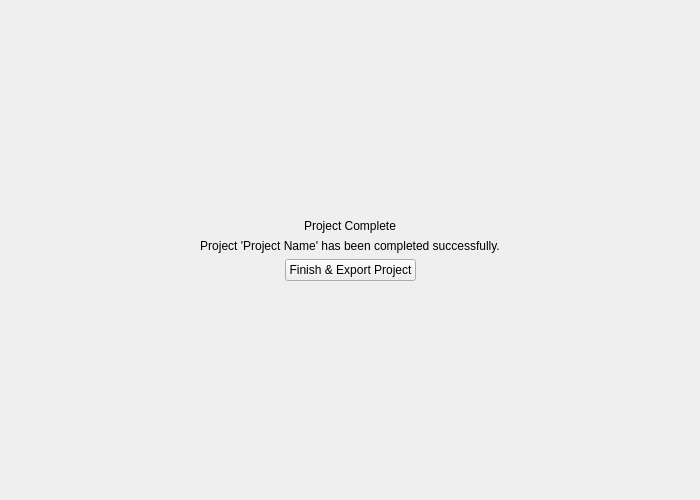
<?xml version="1.0" encoding="UTF-8"?>
<ui version="4.0">
 <class>ProjectCompletePage</class>
 <widget class="QWidget" name="ProjectCompletePage">
  <property name="geometry">
   <rect>
    <x>0</x>
    <y>0</y>
    <width>700</width>
    <height>500</height>
   </rect>
  </property>
  <property name="windowTitle">
   <string>Form</string>
  </property>
  <layout class="QVBoxLayout" name="verticalLayout">
   <item>
    <spacer name="verticalSpacer_2">
     <property name="orientation">
      <enum>Qt::Vertical</enum>
     </property>
     <property name="sizeHint" stdset="0">
      <size>
       <width>20</width>
       <height>40</height>
      </size>
     </property>
    </spacer>
   </item>
   <item>
    <widget class="QLabel" name="headerLabel">
     <property name="text">
      <string>Project Complete</string>
     </property>
     <property name="alignment">
      <set>Qt::AlignCenter</set>
     </property>
    </widget>
   </item>
   <item>
    <widget class="QLabel" name="projectNameLabel">
     <property name="text">
      <string>Project 'Project Name' has been completed successfully.</string>
     </property>
     <property name="alignment">
      <set>Qt::AlignCenter</set>
     </property>
    </widget>
   </item>
   <item>
    <layout class="QHBoxLayout" name="horizontalLayout">
     <item>
      <spacer name="horizontalSpacer_3">
       <property name="orientation">
        <enum>Qt::Horizontal</enum>
       </property>
       <property name="sizeHint" stdset="0">
        <size>
         <width>40</width>
         <height>20</height>
        </size>
       </property>
      </spacer>
     </item>
     <item>
      <widget class="QPushButton" name="exportButton">
       <property name="text">
        <string>Finish &amp;&amp; Export Project</string>
       </property>
      </widget>
     </item>
     <item>
      <spacer name="horizontalSpacer_4">
       <property name="orientation">
        <enum>Qt::Horizontal</enum>
       </property>
       <property name="sizeHint" stdset="0">
        <size>
         <width>40</width>
         <height>20</height>
        </size>
       </property>
      </spacer>
     </item>
    </layout>
   </item>
   <item>
    <spacer name="verticalSpacer">
     <property name="orientation">
      <enum>Qt::Vertical</enum>
     </property>
     <property name="sizeHint" stdset="0">
      <size>
       <width>20</width>
       <height>40</height>
      </size>
     </property>
    </spacer>
   </item>
  </layout>
 </widget>
 <resources/>
 <connections/>
</ui>
